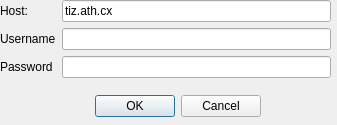
<?xml version="1.0" encoding="UTF-8"?>
<ui version="4.0">
 <class>Connectdialog</class>
 <widget class="QDialog" name="Connectdialog">
  <property name="geometry">
   <rect>
    <x>0</x>
    <y>0</y>
    <width>337</width>
    <height>125</height>
   </rect>
  </property>
  <property name="windowTitle">
   <string>Dialog</string>
  </property>
  <property name="modal">
   <bool>true</bool>
  </property>
  <widget class="QDialogButtonBox" name="buttonBox">
   <property name="geometry">
    <rect>
     <x>80</x>
     <y>90</y>
     <width>181</width>
     <height>32</height>
    </rect>
   </property>
   <property name="orientation">
    <enum>Qt::Horizontal</enum>
   </property>
   <property name="standardButtons">
    <set>QDialogButtonBox::Cancel|QDialogButtonBox::Ok</set>
   </property>
  </widget>
  <widget class="QWidget" name="formLayoutWidget">
   <property name="geometry">
    <rect>
     <x>0</x>
     <y>0</y>
     <width>331</width>
     <height>86</height>
    </rect>
   </property>
   <layout class="QFormLayout" name="formLayout">
    <item row="1" column="0">
     <widget class="QLabel" name="label">
      <property name="text">
       <string>Username</string>
      </property>
     </widget>
    </item>
    <item row="2" column="0">
     <widget class="QLabel" name="label_2">
      <property name="text">
       <string>Password</string>
      </property>
     </widget>
    </item>
    <item row="1" column="1">
     <widget class="QLineEdit" name="lineEdit"/>
    </item>
    <item row="2" column="1">
     <widget class="QLineEdit" name="lineEdit_2">
      <property name="inputMask">
       <string/>
      </property>
      <property name="text">
       <string/>
      </property>
      <property name="maxLength">
       <number>32</number>
      </property>
      <property name="echoMode">
       <enum>QLineEdit::Password</enum>
      </property>
     </widget>
    </item>
    <item row="0" column="0">
     <widget class="QLabel" name="label_3">
      <property name="text">
       <string>Host:</string>
      </property>
     </widget>
    </item>
    <item row="0" column="1">
     <widget class="QLineEdit" name="txthost">
      <property name="text">
       <string>tiz.ath.cx</string>
      </property>
     </widget>
    </item>
   </layout>
  </widget>
 </widget>
 <resources/>
 <connections>
  <connection>
   <sender>buttonBox</sender>
   <signal>accepted()</signal>
   <receiver>Connectdialog</receiver>
   <slot>accept()</slot>
   <hints>
    <hint type="sourcelabel">
     <x>248</x>
     <y>254</y>
    </hint>
    <hint type="destinationlabel">
     <x>157</x>
     <y>274</y>
    </hint>
   </hints>
  </connection>
  <connection>
   <sender>buttonBox</sender>
   <signal>rejected()</signal>
   <receiver>Connectdialog</receiver>
   <slot>reject()</slot>
   <hints>
    <hint type="sourcelabel">
     <x>316</x>
     <y>260</y>
    </hint>
    <hint type="destinationlabel">
     <x>286</x>
     <y>274</y>
    </hint>
   </hints>
  </connection>
 </connections>
</ui>
